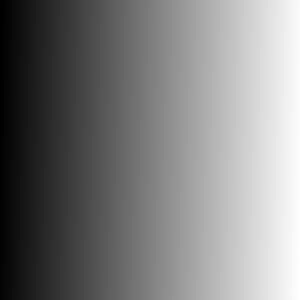
#> input picture Opencv-python_Tutorials/图像滤波与增强/exp_images/gradient.png, 300 x 300 px, found by its file name
$ jupyter execute '7.图像阈值处理.ipynb'
#> lines starting #> are read from the running program, lines starting #| are printed output that depends on the picture; after the words box and inside, x2 and y2 are one past the last pixel; in counts of white or black regions, pixels touching at a corner belong together
# 图像阈值处理
## 全局阈值法
这种方法非常简单，对每个像素应用相同的阈值。如果像素值小于阈值，则将其设置为 0，否则将其设置为最大值。我们可以通过 cv.threshold 函数设置阈值。第一个参是源图像，这里要求是灰度图像。第二个参数是阈值，用于对对象分类。第三个参数是分配给超过阈值像素值的最大值。OpenCV 提供了多种不同的阈值类型，这是有第四个参数来决定的。这些类型包括：

- cv2.THRESH_BINARY：二值阈值化
- cv2.THRESH_BINARY_INV：反向二值阈值化并反转
- cv2.THRESH_TRUNC：截断阈值化
- cv2.THRESH_TOZERO：低于阈值被置为 0
- cv2.THRESH_TOZERO_INV：高于阈值被置为 0

该方法返回两个输出。第一个是使用的阈值，第二个是输出的图像。
下列代码对比了不同阈值方法：

[cell 1]
import cv2 as cv
import numpy as np
import matplotlib.pyplot as plt

img = cv.imread('exp_images/gradient.png')
#> img is the input picture: shape (300, 300, 3); mean B, G, R 126.5, 126.5, 126.5

ret,th1 = cv.threshold(img,127,255,cv.THRESH_BINARY)
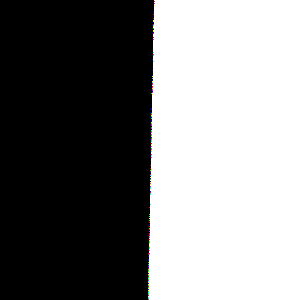
#> th1: shape (300, 300, 3); mean B, G, R 126.5, 126.5, 126.5
ret,th2 = cv.threshold(img,127,255,cv.THRESH_BINARY_INV)
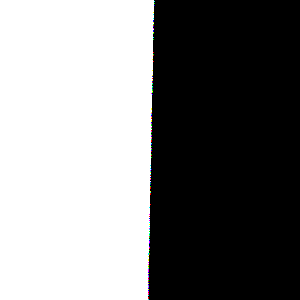
#> th2: shape (300, 300, 3); mean B, G, R 128.5, 128.5, 128.5
ret,th3 = cv.threshold(img,127,255,cv.THRESH_TRUNC)
ret,th4 = cv.threshold(img,127,255,cv.THRESH_TOZERO)
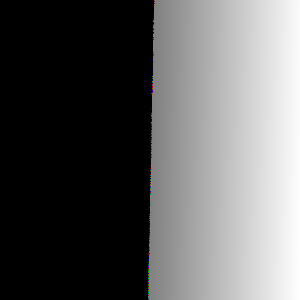
#> th4: shape (300, 300, 3); mean B, G, R 94.4, 94.4, 94.4
ret,th5 = cv.threshold(img,127,255,cv.THRESH_TOZERO_INV)
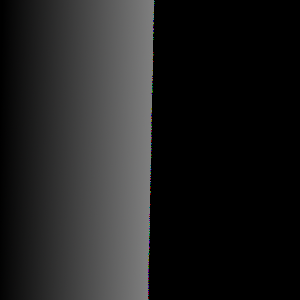
#> th5: shape (300, 300, 3); mean B, G, R 32.2, 32.2, 32.2

# 可视化
plt.subplot(231);plt.imshow(img,cmap='gray');plt.title("Original Image")
plt.xticks([]);plt.yticks([])
plt.subplot(232);plt.imshow(th1,cmap='gray');plt.title("BINARY")
plt.xticks([]);plt.yticks([])
plt.subplot(233);plt.imshow(th2,cmap='gray');plt.title("BINARY_INV")
plt.xticks([]);plt.yticks([])
plt.subplot(234);plt.imshow(th3,cmap='gray');plt.title("TRUNC")
plt.xticks([]);plt.yticks([])
plt.subplot(235);plt.imshow(th4,cmap='gray');plt.title("TOZERO")
plt.xticks([]);plt.yticks([])
plt.subplot(236);plt.imshow(th5,cmap='gray');plt.title("TOZERO_INV")
plt.xticks([]);plt.yticks([])
plt.show()
#> figure, not shown here; B, G, R data is drawn as R, G, B

## 自适应阈值法
如果图像在不同区域具有不同的光照强度。在这种情况下就需要用到自适应阈值法。算法会根据临近区域的亮度确定阈值，因此，对于同一图像的不同区域将会对应不同的阈值。这样对于处理光照度变化的图像我们会得到更好的结果。

cv.adaptiveThreshold()需要设置 5 个参数，分别为：灰度图像、分配给满足条件的像素最大值、自适应阈值算法、阈值类型、邻域区域的大小、邻进像素的均值或加权和中减去的常量。

自适应阈值算法决定用于处理图像轮廓的方法。自适应阈值算法有两种，为ASAPTIVE_THRESH_MEAN_C（邻域平均值减去常量）和 ADAPTIVE_THRESH_ GAUSSIAN_C（领域高斯均值减去常量）。

阈值类型与全局阈值化不一样的是，自适应阈值化只有两个标准量，为 THRESH_BINARY 和 THRESH_BINARY_INV。

下面代码展示了具有不同光照强度图像的全局阈值化和自适应阈值化处理图像的输出。

## Otsu阈值法
在全局阈值中，我们使用任意选择的值作为阈值。相比之下，Otsu 阈值法会自动计算阈值，非常适用于双峰图像。

### 什么是双峰图像
双峰图像是指图片的灰度直方图上有两个峰值。灰度直方图就是 0~255 的像素值的个数统计。

Otsu 算法假设这副图片由前景色和背景色组成，通过统计学方法（最大类间方差）选取一个阈值，将前景和背景尽可能分开，我们先来看下代码，然后详细说明下算法原理。

[cell 2]
import cv2 as cv
import matplotlib.pyplot as plt

img = cv.imread("exp_images/noisy2.png",0)
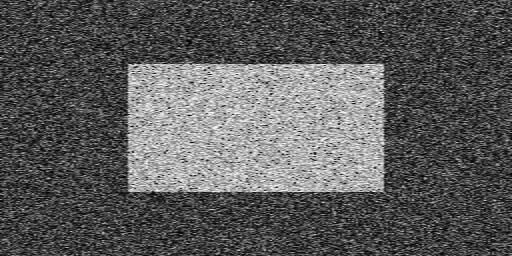
#> input picture Opencv-python_Tutorials/图像滤波与增强/exp_images/noisy2.png, 512 x 256 px, found by its file name
#> img is the input picture: shape (256, 512); min 0, max 254, mean 91
# 全局阈值
ret,th1 = cv.threshold(img,127,255,cv.THRESH_BINARY)
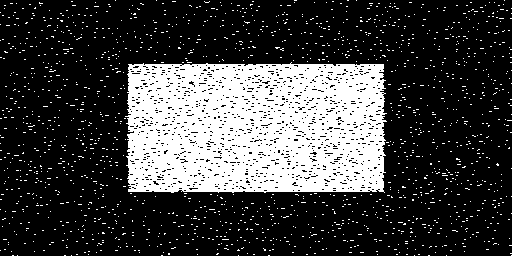
#> th1: shape (256, 512); 25.3% white; 1632 white regions (1631 under 20 px), largest, box (x1, y1, x2, y2) and area: (125, 62, 387, 193) 29976
# Otsu图像
ret,th2 = cv.threshold(img,127,255,cv.THRESH_BINARY+cv.THRESH_OTSU)
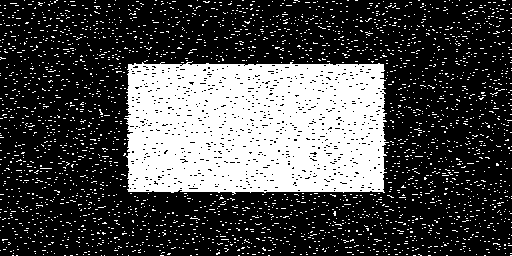
#> th2: shape (256, 512); 28.8% white; 2741 white regions (2740 under 20 px), largest, box (x1, y1, x2, y2) and area: (124, 61, 389, 195) 31152
#> ret = 114
# 高斯滤波（Gaussian filtering）后的Otsu图像
blur = cv.GaussianBlur(img,(5,5),0)
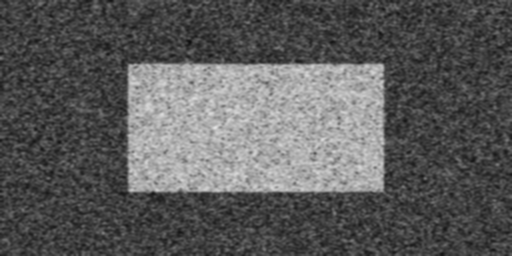
#> blur: shape (256, 512); min 14, max 227, mean 91
ret,th3 = cv.threshold(blur,0,255,cv.THRESH_BINARY+cv.THRESH_OTSU)
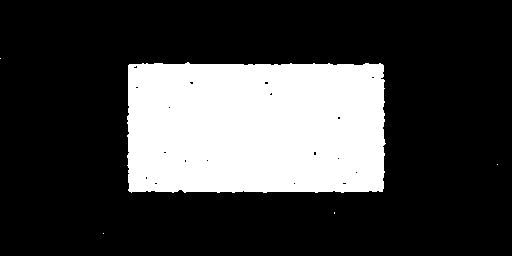
#> th3: shape (256, 512); 25% white; 5 white regions (4 under 20 px), largest, box (x1, y1, x2, y2) and area: (127, 62, 386, 193) 32724
#> ret = 117

# 可视化
images = [[img,th1],[img,th2],[blur,th3]]
titles = [["Original Noisy Image","Global Thresholding(v=100)"],
          ["Original Noisy Image","Otsu's Thresholding"],
          ["Gaussian filtered Image","Otsu's Thresholding"]]

for i in range(3):
    plt.subplot(3,3,i*3+1),plt.imshow(images[i][0],cmap='gray'),plt.title(titles[i][0])
    plt.xticks([]);plt.yticks([])
    plt.subplot(3,3,i*3+2),plt.hist(images[i][0].ravel(),255),plt.title("Histogram")
    plt.xticks([]);plt.yticks([])
    plt.subplot(3,3,i*3+3),plt.imshow(images[i][1],cmap='gray'),plt.title(titles[i][1])
    plt.xticks([]);plt.yticks([])
plt.show()
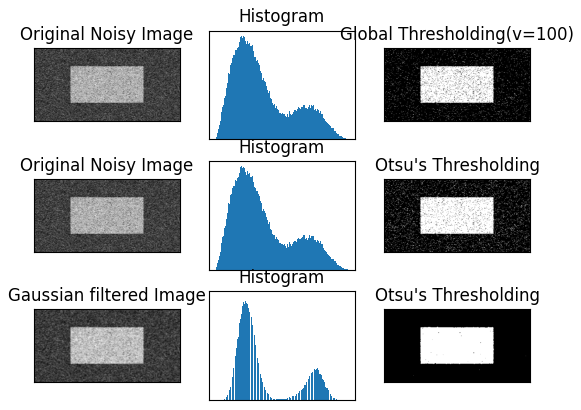
#> figure drawn by matplotlib, 9 panels
